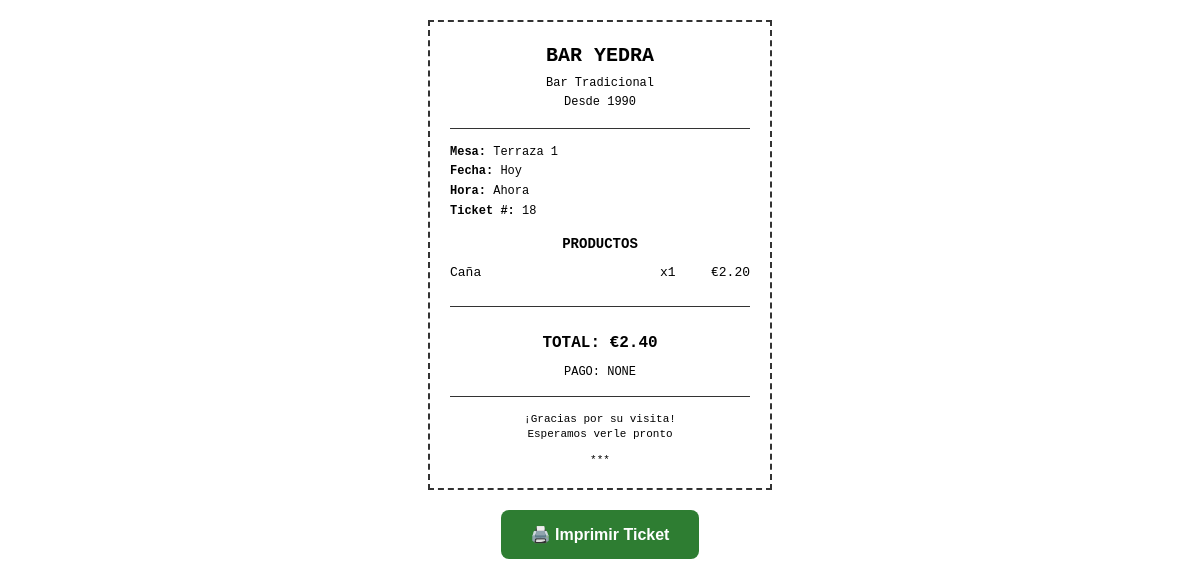
The page /print_receipt/18 on the database as committed earlier.
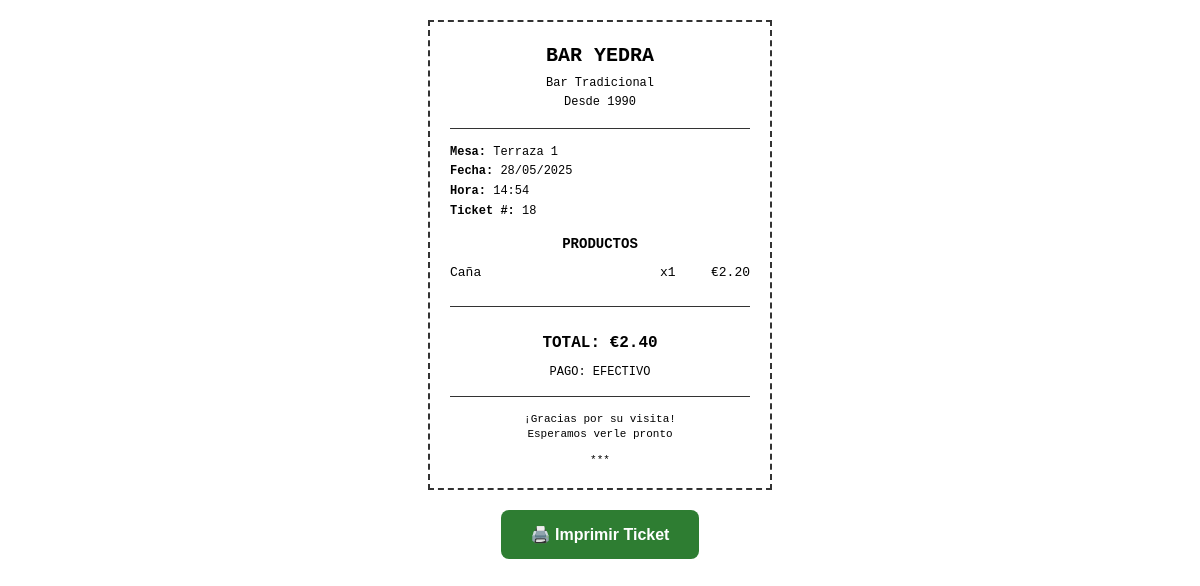
The same page on the database as committed later.
### models.py (models this page shows, shortened)
class Mesa(db.Model):
    __tablename__ = 'mesa'
    id = db.Column(db.Integer, primary_key=True)
    numero = db.Column(db.Integer, nullable=False)
    zona = db.Column(db.String(50), nullable=False)  # Terraza, Sala, Barra
    estado = db.Column(db.String(20), default='libre')  # libre, ocupada, pagada
    pedidos = db.relationship('Pedido', backref='mesa', lazy=True)

class Pedido(db.Model):
    __tablename__ = 'pedido'
    id = db.Column(db.Integer, primary_key=True)
    mesa_id = db.Column(db.Integer, db.ForeignKey('mesa.id'), nullable=False)
    productos = db.Column(db.Text)  # JSON string with products and quantities
    total = db.Column(db.Numeric(10, 2), default=0.00)
    fecha_creacion = db.Column(db.DateTime, default=datetime.utcnow)
    fecha_pago = db.Column(db.DateTime)
    forma_pago = db.Column(db.String(20))  # efectivo, tarjeta
    estado = db.Column(db.String(20), default='abierto')  # abierto, cerrado, pagado
    tickets = db.relationship('Ticket', backref='pedido', lazy=True)

class Producto(db.Model):
    __tablename__ = 'producto'
    id = db.Column(db.Integer, primary_key=True)
    nombre = db.Column(db.String(100), nullable=False)
    precio = db.Column(db.Numeric(10, 2), nullable=False)
    categoria = db.Column(db.String(50), nullable=False, default='General')
    foto_url = db.Column(db.String(255), nullable=True)
    descripcion = db.Column(db.Text, nullable=True)
    activo = db.Column(db.Boolean, default=True)
    orden = db.Column(db.Integer, default=0)  # Para ordenar productos en la interfaz
    stock_actual = db.Column(db.Integer, default=0)  # Cantidad actual en stock
    stock_minimo = db.Column(db.Integer, default=5)  # Alerta cuando llegue a este nivel
    unidad_medida = db.Column(db.String(20), default='unidad')  # unidad, litro, kg, etc.
    fecha_actualizacion = db.Column(db.DateTime, default=datetime.utcnow)

### app.py (the view)
@app.route('/print_receipt/<int:pedido_id>')
def print_receipt(pedido_id):
    pedido = Pedido.query.get_or_404(pedido_id)
    mesa = Mesa.query.get(pedido.mesa_id)
    import json
    productos_dict = json.loads(pedido.productos) if pedido.productos else {}
    productos_detalle = []
    for producto_id_str, cantidad in productos_dict.items():
        producto = Producto.query.get(int(producto_id_str))
        if producto:
            productos_detalle.append({
                'nombre': producto.nombre,
                'precio': float(producto.precio),
                'cantidad': cantidad,
                'subtotal': float(producto.precio) * cantidad
            })
    return render_template('receipt_print.html',
                         pedido=pedido,
                         mesa=mesa,
                         productos_detalle=productos_detalle)

### templates/receipt_print.html (shortened to what this page needs)
<!DOCTYPE html>
<html lang="es">
<head>
</head>
<body>
    <div class="ticket">
        <div class="ticket-header">
            <div class="business-name">BAR YEDRA</div>
            <div class="business-info">Bar Tradicional</div>
            <div class="business-info">Desde 1990</div>
        </div>
        <div class="ticket-info">
            <div><strong>Mesa:</strong> {{ mesa.zona }} {{ mesa.numero }}</div>
            <div><strong>Fecha:</strong> {{ pedido.fecha_pago.strftime('%d/%m/%Y') if pedido.fecha_pago else 'Hoy' }}</div>
            <div><strong>Hora:</strong> {{ pedido.fecha_pago.strftime('%H:%M') if pedido.fecha_pago else 'Ahora' }}</div>
            <div><strong>Ticket #:</strong> {{ pedido.id }}</div>
        </div>
        <div class="products-section">
            <div style="font-weight: bold; margin-bottom: 10px; text-align: center;">PRODUCTOS</div>
            {% for item in productos_detalle %}
            <div class="product-line">
                <div class="product-name">{{ item.nombre }}</div>
                <div class="product-qty">x{{ item.cantidad }}</div>
                <div class="product-price">€{{ "%.2f"|format(item.subtotal) }}</div>
            </div>
            {% endfor %}
        </div>
        <div class="total-section">
            TOTAL: €{{ "%.2f"|format(pedido.total) }}
        </div>
        <div class="payment-method">
            Pago: {{ pedido.forma_pago|upper }}
        </div>
        <div class="ticket-footer">
            <div>¡Gracias por su visita!</div>
            <div>Esperamos verle pronto</div>
            <div style="margin-top: 10px;">***</div>
        </div>
    </div>
    <button class="print-button" onclick="window.print()">
        🖨️ Imprimir Ticket
    </button>
</body>
</html>

### templates/receipt_print.html (style rules this page uses)
body { font-family: 'Courier New', monospace; margin: 0; padding: 20px; background: white; color: black; font-size: 14px; line-height: 1.4; }
.ticket { max-width: 300px; margin: 0 auto; border: 2px dashed #333; padding: 20px; background: white; }
.ticket-header { text-align: center; border-bottom: 1px solid #333; padding-bottom: 15px; margin-bottom: 15px; }
.business-name { font-size: 20px; font-weight: bold; margin-bottom: 5px; }
.business-info { font-size: 12px; margin-bottom: 2px; }
.ticket-info { margin-bottom: 15px; font-size: 12px; }
.ticket-info div { margin-bottom: 3px; }
.products-section { border-bottom: 1px solid #333; padding-bottom: 15px; margin-bottom: 15px; }
.product-line { display: flex; justify-content: space-between; margin-bottom: 8px; font-size: 13px; }
.product-name { flex: 1; margin-right: 10px; }
.product-qty { margin-right: 10px; min-width: 30px; }
.product-price { min-width: 50px; text-align: right; }
.total-section { font-size: 16px; font-weight: bold; text-align: center; padding: 10px 0; }
.payment-method { text-align: center; font-size: 12px; margin-bottom: 15px; text-transform: uppercase; }
.ticket-footer { text-align: center; font-size: 11px; border-top: 1px solid #333; padding-top: 15px; }
.print-button { background: #2e7d32; color: white; border: none; padding: 15px 30px; font-size: 16px; border-radius: 8px; cursor: pointer; margin: 20px auto; display: block; font-weight: bold; }

Rows that differ between the two databases and show on the page:
changed Pedido id 18: fecha_pago "Hoy" → "28/05/2025"; fecha_pago "Ahora" → "14:54"; forma_pago "NONE" → "EFECTIVO"
